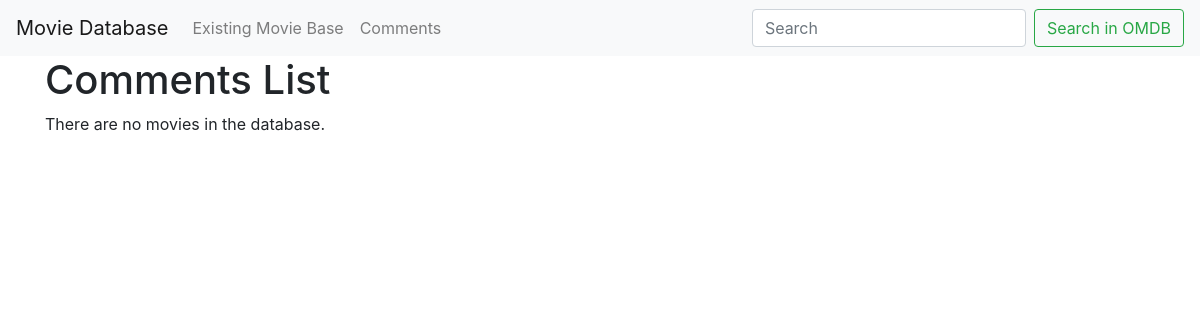
The page /allcomments/ on the database as committed earlier.
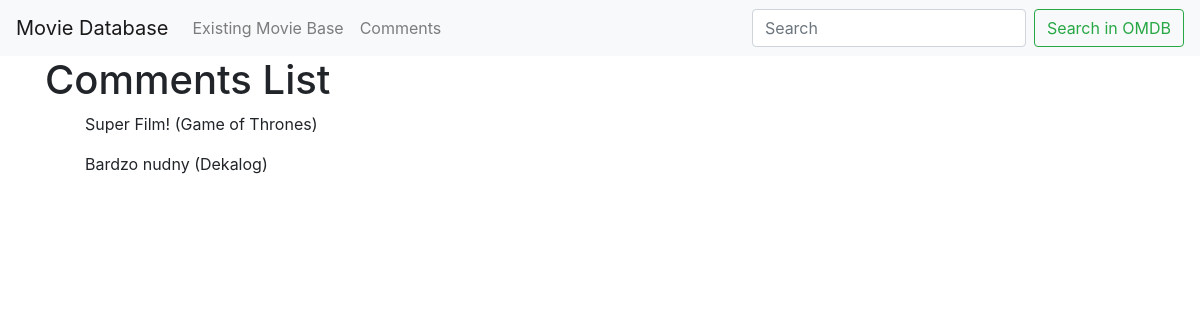
The same page on the database as committed later.
### movieapp/models.py (models this page shows, shortened)
class Comment(models.Model):
	body = models.TextField(max_length=200)
	movie = models.ForeignKey(Movie, related_name='comments', on_delete=models.CASCADE, null=True, blank=True)

class Movie(models.Model):
	title = models.CharField(max_length=50)
	data = JSONField(null=True)
	class Meta:
		ordering = ('title',)
	def __str__(self):
		return self.title

### movieapp/views.py (the view)
# urls.py: url(r'^allcomments/', views.allcomments, name='comment_list'),
def allcomments(request):
	comment_list = Comment.objects.all()
	return render(request, 'comment_list.html', {'comment_list': comment_list})

### movieapp/templates/comment_list.html
{% extends "base.html" %}
{% load static from staticfiles %}
{% block content %}
	<div class="container">
    <h1>Comments List</h1>
    {% if comment_list %}
    <ul>
      {% for comment in comment_list %}
        <p>{{ comment.body }} ({{ comment.movie }})</p>
      {% endfor %}
    </ul>
    {% else %}
      <p>There are no movies in the database.</p>
    {% endif %}
</div>
{% endblock %}

Rows that differ between the two databases and show on the page:
added Comment: body "Super Film!", movie "Game of Thrones"
added Comment: body "Bardzo nudny", movie "Dekalog"
Other text that changed with them:
text no longer shown: "There are no movies in the database."
